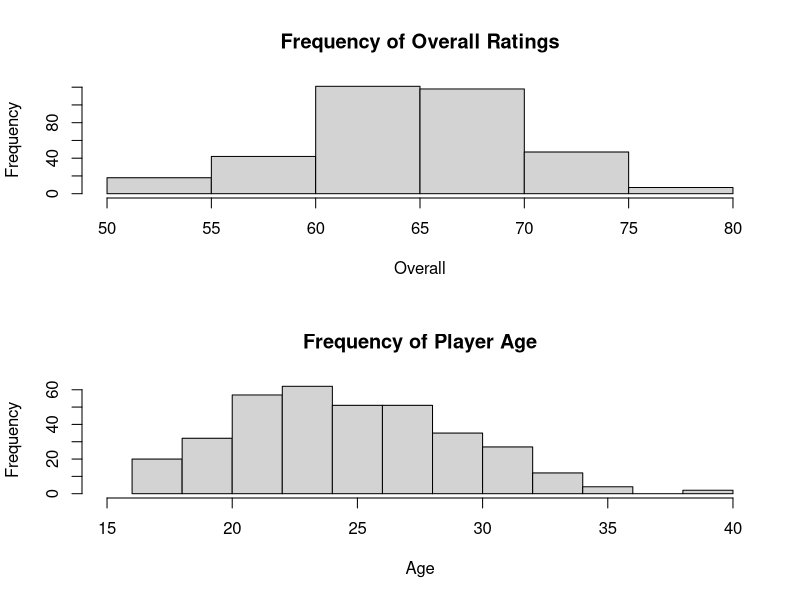
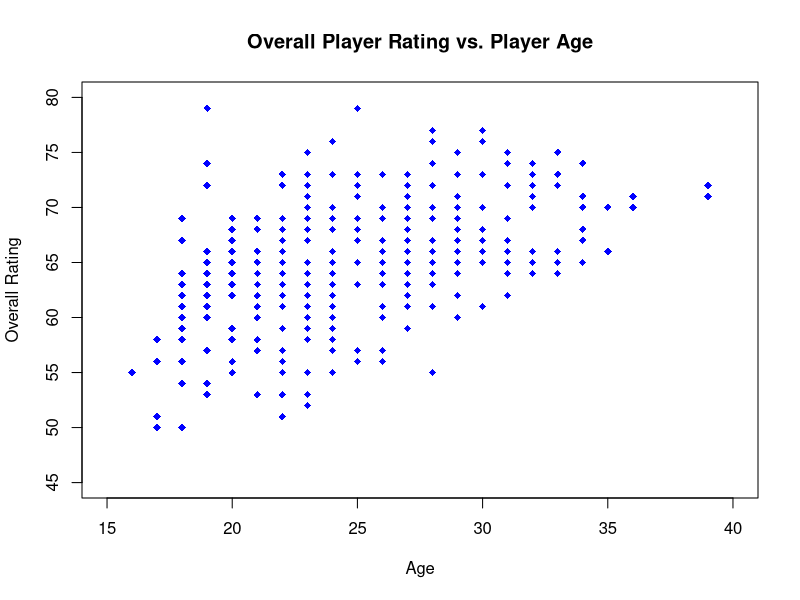
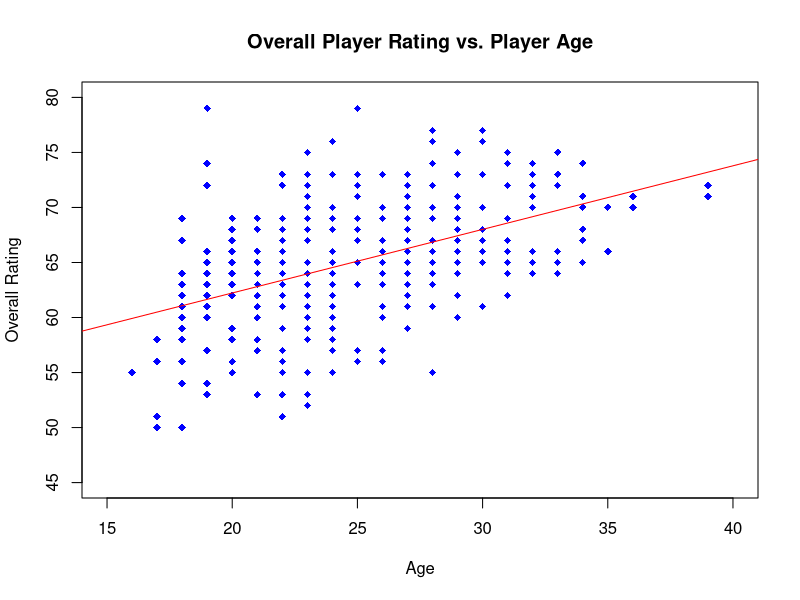
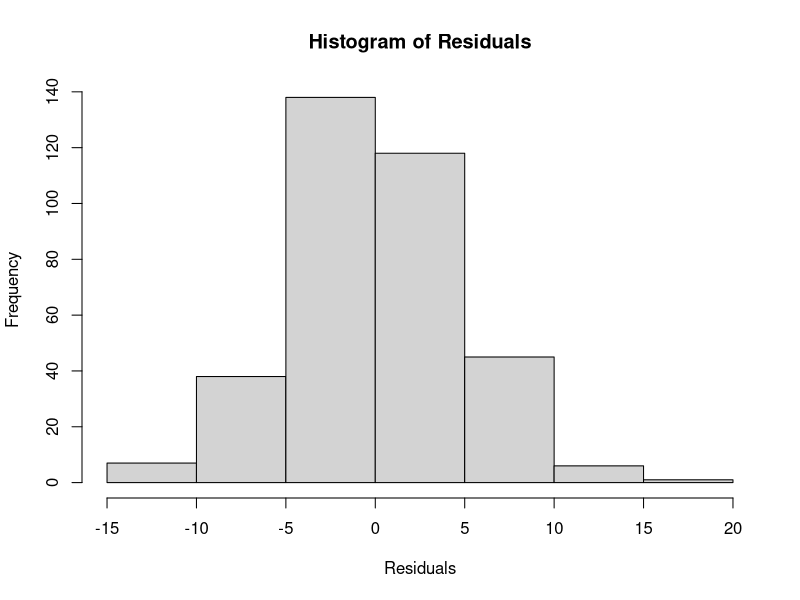
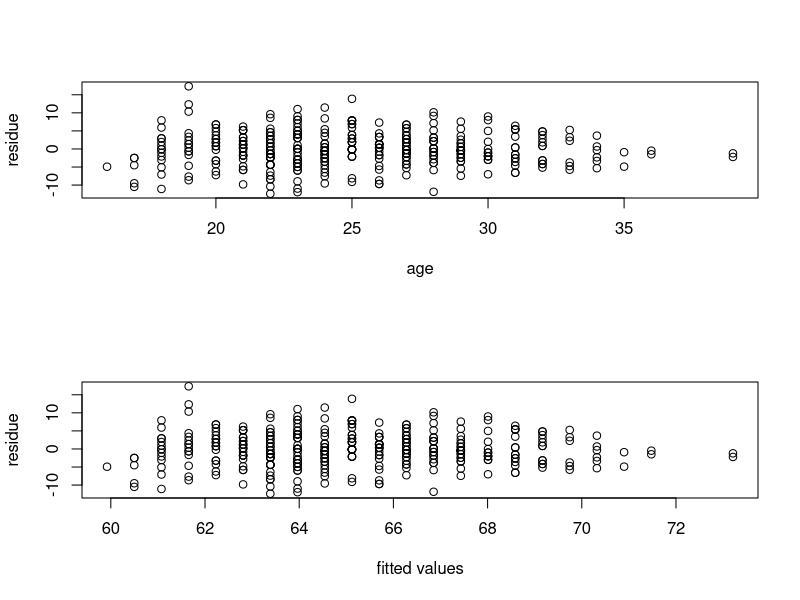

These charts were generated, in order, by the following R code:
# setwd("SET THE Working Director to THE PATH TO THIS DIRECTORY")
data <- read.csv("Datasets/FIFA2019.csv", header = TRUE)

attach(data)
# histogram of Overall and Age to get idea of data
par(mfrow=c(2,1))
hist(Overall, main = "Frequency of Overall Ratings")

hist(Age, main = "Frequency of Player Age"
     ,xlim = c(15,40))
# both appear normal with a slight skew

par(mfrow=c(1,1))

plot(Age, Overall, 
     main="Overall Player Rating vs. Player Age", 
     xlab="Age", 
     ylab="Overall Rating", 
     xlim=c(15,40), ylim=c(45,80),
     pch=18, col="blue", cex.lab=1)

#linear, check with residuals, positive association

r <- cor(Overall, Age)
print(r)

# positive association, not very strong

# Formal Test of Correlation
# 1.  State  hypotheses and select the alpha
# H0: rho = 0, there is no linear association
# HA: rho <> 0 there is a linear assoctiation
alpha <- 0.05

# 2. Sekect the appropriate test statistic
t <- r*sqrt((nrow(data)-2)/(1-r**2))
#with df = n-2

# 3. State Decision Rule
ttest <- qt(p=0.025,df=nrow(data)-2, lower.tail = FALSE)
#Reject H0 if |t| >= ttest, otherwise do not reject
abs(t)>=ttest
# Reject H0 since 10.01 >= 1.966.  We have significant evidence at the alpha = 0.05 
# level that rho <> 0.  That is, there is evidence of a significant linear association
#between Age and Overall Rating in FIFA19

#Create Model - simple linear regression, age is the explanatory variable as our hypothesis
#is that Overall Rating increases as age increases.
my.model<-lm(Overall~Age, data = data)
summary(my.model)

plot(Age, Overall, 
     main="Overall Player Rating vs. Player Age", 
     xlab="Age", 
     ylab="Overall Rating", 
     xlim=c(15,40), ylim=c(45,80),
     pch=18, col="blue", cex.lab=1)
abline(my.model, col= "red")

# testing assumptions of linear regression - residuals should have normal distribution
hist(residuals(my.model),main= "Histogram of Residuals"
     ,xlab="Residuals")

# Regression Diagnostics - ensure relationship is not curved
# Residual Plots
par(mfrow=c(2,1))

plot(Age, resid(my.model), axes=TRUE, frame.plot=TRUE, xlab='age', ylab='residue')

plot(fitted(my.model), resid(my.model), axes=TRUE, frame.plot=TRUE, xlab='fitted values', ylab='residue')
#show that the distribution is skewed, but no apparent curvature
